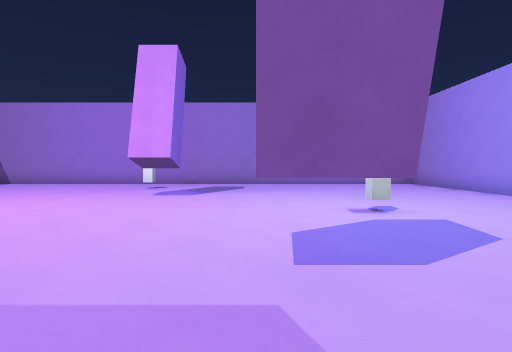
View 1 (above)

13 first-person views from a walk through a level from a Godot 3-D game. The camera is 1.5 m above the floor, tilts 2° down and sees 80° across. The floor is counted in squares, 2 m on a side. Each view is taken from the middle of a square. On the plan, view 1 faces up. The plan holds only what a view shows up to about 10 squares ahead; the rest is blank. Surface patterns are stand-ins for the level's own textures.

View 2
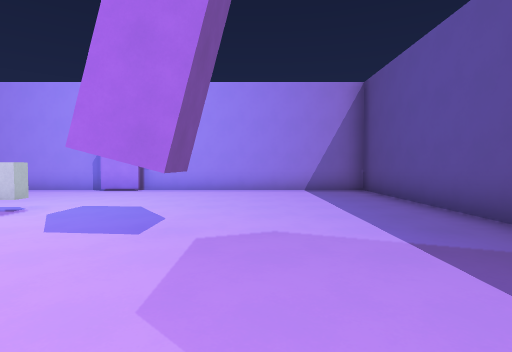

View 3
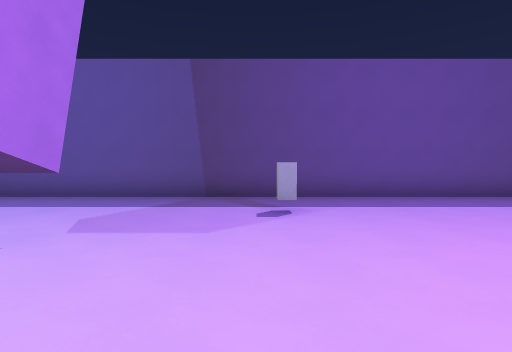

View 4
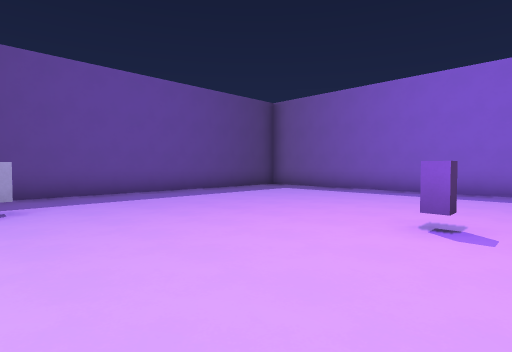

View 5
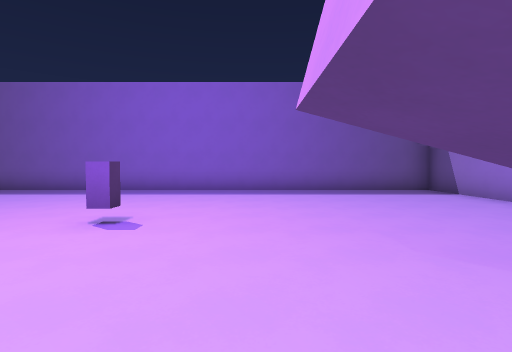

View 6
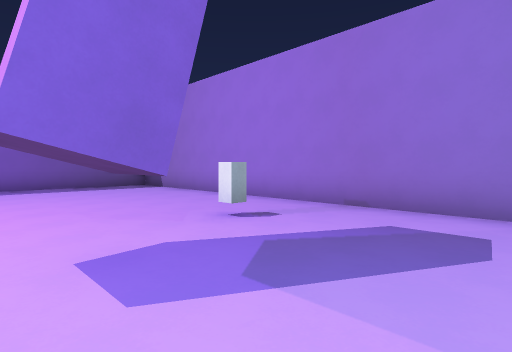

View 7
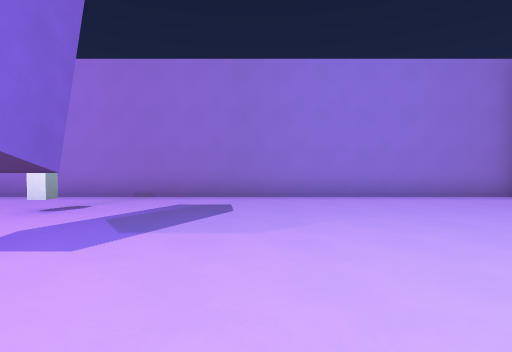

View 8
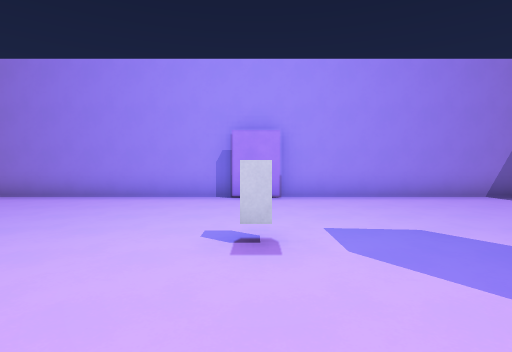

View 9
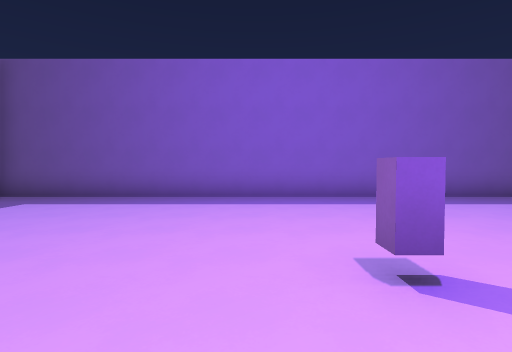

View 10
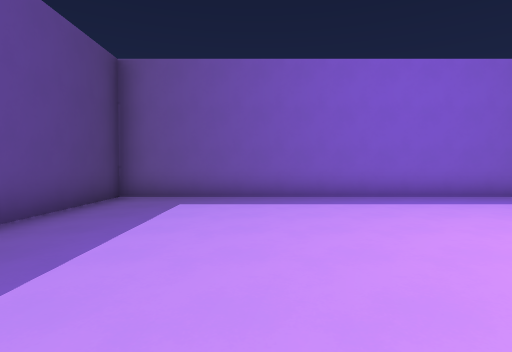

View 11
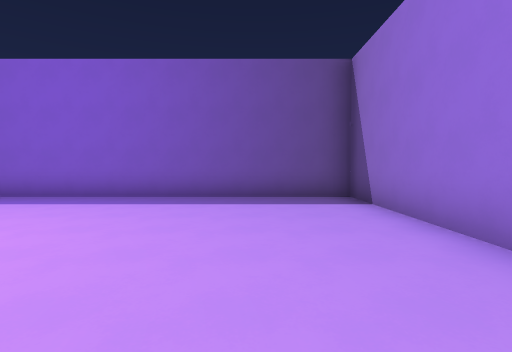

View 12
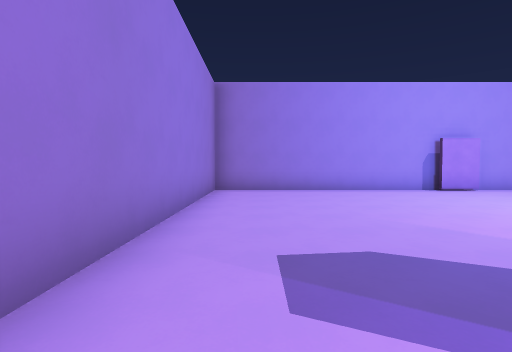

View 13
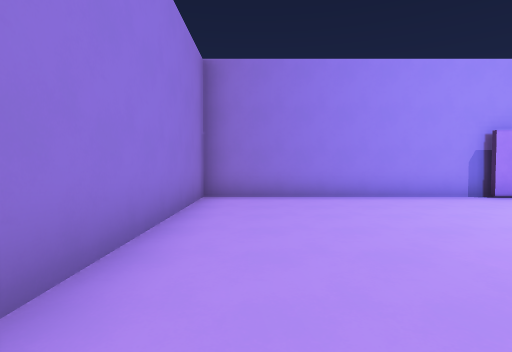

### Floor plan
Points are (right, up) in squares from view 1. A wall is a line through its corners. A room is listed if a view was taken in it or the views show most of it. See-through windows are left out.
Room 1 (views 1, 2, 3, 4, 5, 6, 7, 8, 9, 10, 11, 12, 13)
walls: (-6.2, 5.2) (-5.9, 5.2) (-5.9, 4.9) (-6.2, 4.9); (-2, 8.2) (-2, 7.4); (-2.8, 0.2) (-2.2, 0.2); (1, 1.9) (0, 1.9) (0, 2.6); (2.2, 4.9) (1.9, 4.9) (1.9, 5.2); (-3.3, 10.2) (-3.3, 9.9) (-3.8, 9.9); (5.9, 4.4) (5.9, 5.6); (-11.3, -2.2) (6.3, -2.2) (6.3, 12.3) (-11.3, 12.3) (-11.3, -2.2)

Where each view was taken, in squares from view 1:
view 1: 0 up, 0 right, facing up
view 2: 1 up, 3 left, facing right
view 3: 5 up, 2 left, facing down
view 4: 6 up, 2 left, facing down-left
view 5: 7 up, 2 left, facing left
view 6: 7 up, 0 right, facing up-left
view 7: 5 up, 0 right, facing up
view 8: 5 up, 1 left, facing right
view 9: 4 up, 4 left, facing left
view 10: 1 up, 4 left, facing left
view 11: 10 up, 4 left, facing left
view 12: 11 up, 3 left, facing right
view 13: 11 up, 1 left, facing right
